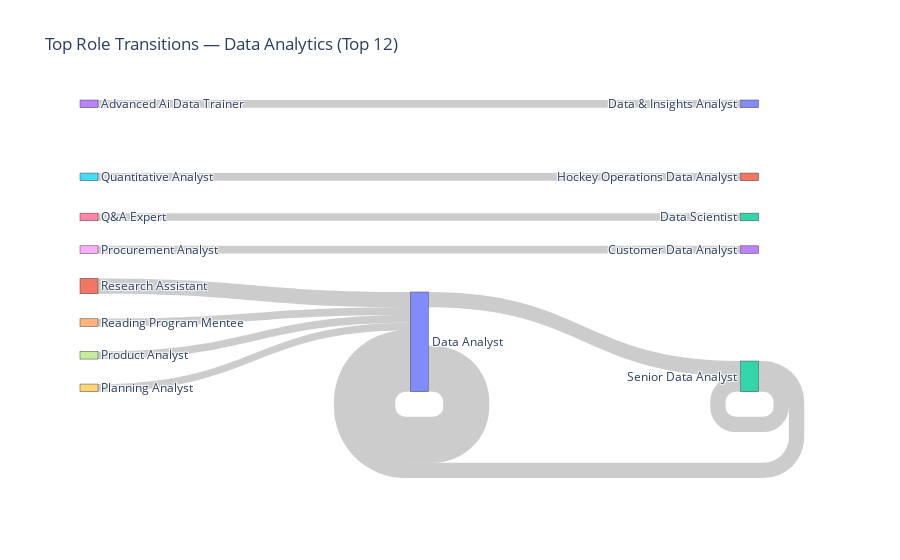

Write notebook code for a chart like this one.
### Markdown cell above
## 9. Sankey Diagram — Flow Visualization

An interactive Sankey diagram visualizes directional flow between roles, 
illustrating structural mobility within Data Analytics.

### Code cell
sankey_df = transitions.head(12).copy()

all_nodes = pd.Index(
    sankey_df["previous_title_std"].tolist() +
    sankey_df["current_title_std"].tolist()
).unique()

node_map = {name: i for i, name in enumerate(all_nodes)}

source = sankey_df["previous_title_std"].map(node_map).tolist()
target = sankey_df["current_title_std"].map(node_map).tolist()
value  = sankey_df["count"].tolist()

fig = go.Figure(data=[go.Sankey(
    node=dict(
        label=all_nodes.tolist(),
        pad=20,
        thickness=18
    ),
    link=dict(
        source=source,
        target=target,
        value=value
    )
)])

fig.update_layout(
    title_text="Top Role Transitions — Data Analytics (Top 12)",
    font_size=12
)

fig.write_html("sankey_transitions.html")
fig.show()

### Figure 1 — Plotly figure (JSON) as saved in the notebook; plotly's stock layout.template omitted (floating-point values rounded to 4 significant figures)
{"data": [{"link": {"source": [0, 1, 0, 2, 2, 3, 4, 5, 6, 7, 8, 9], "target": [0, 0, 2, 0, 2, 10, 0, 11, 12, 0, 13, 0], "value": [6, 2, 2, 2, 2, 1, 1, 1, 1, 1, 1, 1]}, "node": {"label": ["Data Analyst", "Research Assistant", "Senior Data Analyst", "Advanced Ai Data Trainer", "Reading Program Mentee", "Quantitative Analyst", "Q&A Expert", "Product Analyst", "Procurement Analyst", "Planning Analyst", "Data & Insights Analyst", "Hockey Operations Data Analyst", "Data Scientist", "Customer Data Analyst"], "pad": 20, "thickness": 18}, "type": "sankey"}], "layout": {"font": {"size": 12}, "title": {"text": "Top Role Transitions — Data Analytics (Top 12)"}}}
